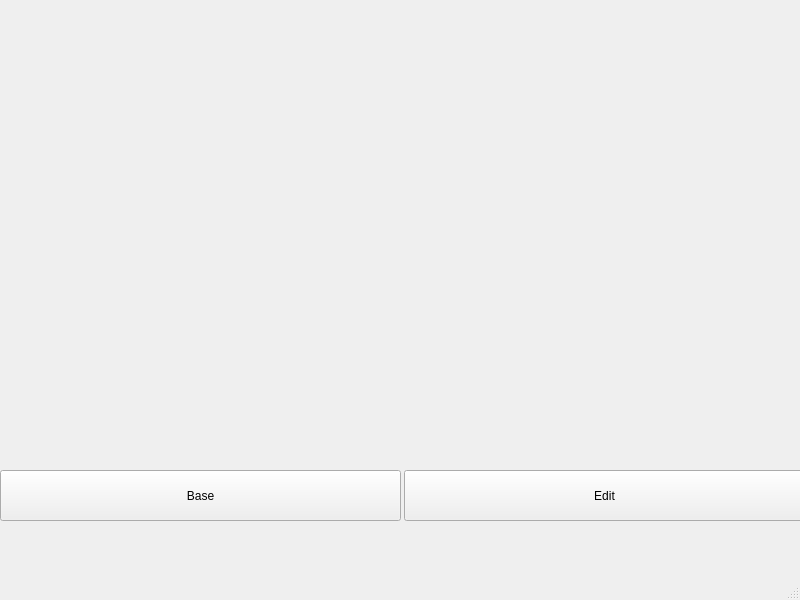
<?xml version="1.0" encoding="UTF-8"?>
<ui version="4.0">
 <class>MainWindow</class>
 <widget class="QMainWindow" name="MainWindow">
  <property name="geometry">
   <rect>
    <x>0</x>
    <y>0</y>
    <width>800</width>
    <height>600</height>
   </rect>
  </property>
  <property name="windowTitle">
   <string>MainWindow</string>
  </property>
  <widget class="QWidget" name="centralwidget">
   <widget class="QLabel" name="label">
    <property name="geometry">
     <rect>
      <x>0</x>
      <y>0</y>
      <width>801</width>
      <height>471</height>
     </rect>
    </property>
    <property name="text">
     <string/>
    </property>
    <property name="pixmap">
     <pixmap>../../../BronnFacer/faces/bronn_shit.jpg</pixmap>
    </property>
    <property name="scaledContents">
     <bool>true</bool>
    </property>
   </widget>
   <widget class="QPushButton" name="buttonBase">
    <property name="geometry">
     <rect>
      <x>0</x>
      <y>470</y>
      <width>401</width>
      <height>51</height>
     </rect>
    </property>
    <property name="text">
     <string>Base</string>
    </property>
   </widget>
   <widget class="QPushButton" name="buttonEdit">
    <property name="geometry">
     <rect>
      <x>404</x>
      <y>470</y>
      <width>401</width>
      <height>51</height>
     </rect>
    </property>
    <property name="text">
     <string>Edit</string>
    </property>
   </widget>
  </widget>
  <widget class="QMenuBar" name="menubar">
   <property name="geometry">
    <rect>
     <x>0</x>
     <y>0</y>
     <width>800</width>
     <height>21</height>
    </rect>
   </property>
  </widget>
  <widget class="QStatusBar" name="statusbar"/>
 </widget>
 <resources/>
 <connections/>
</ui>
